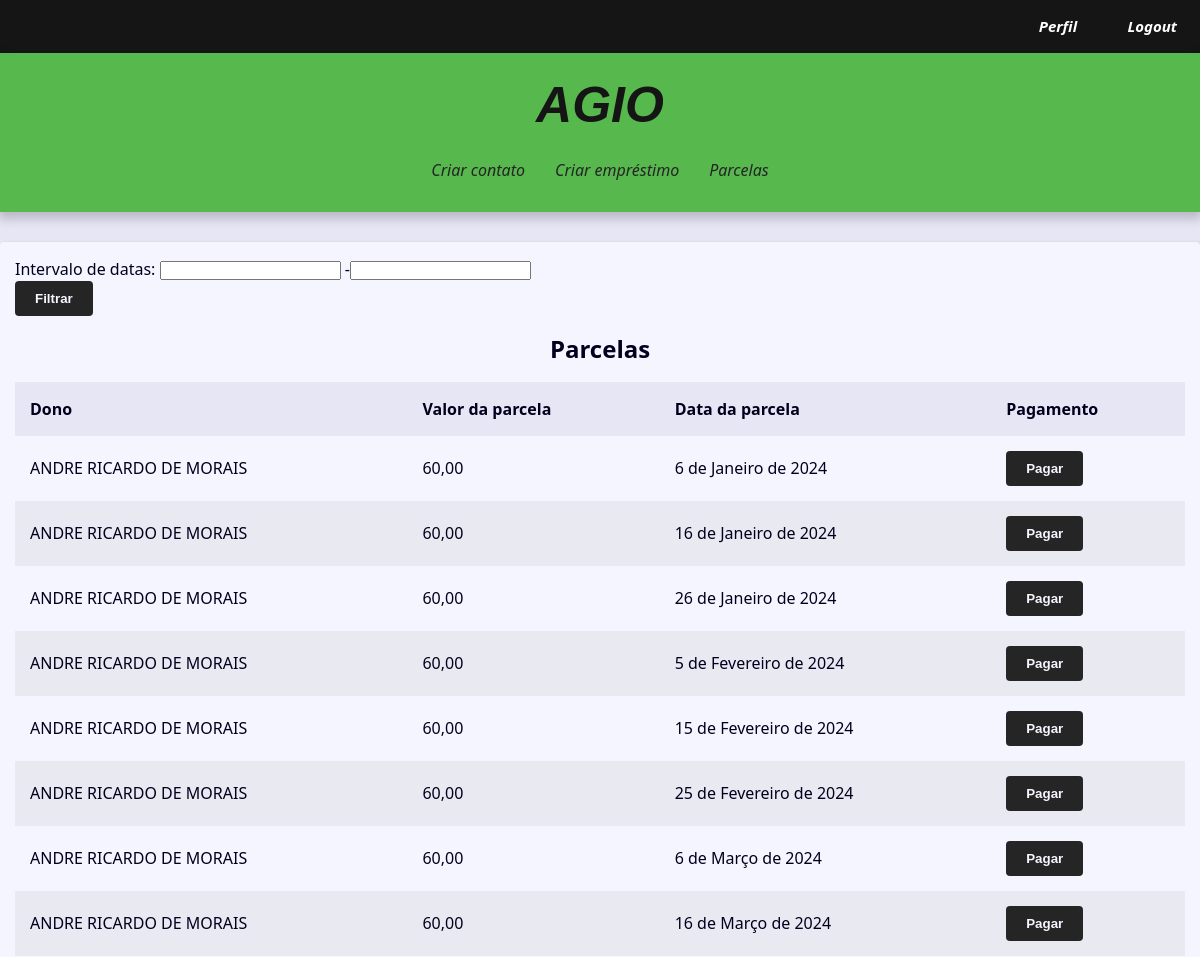
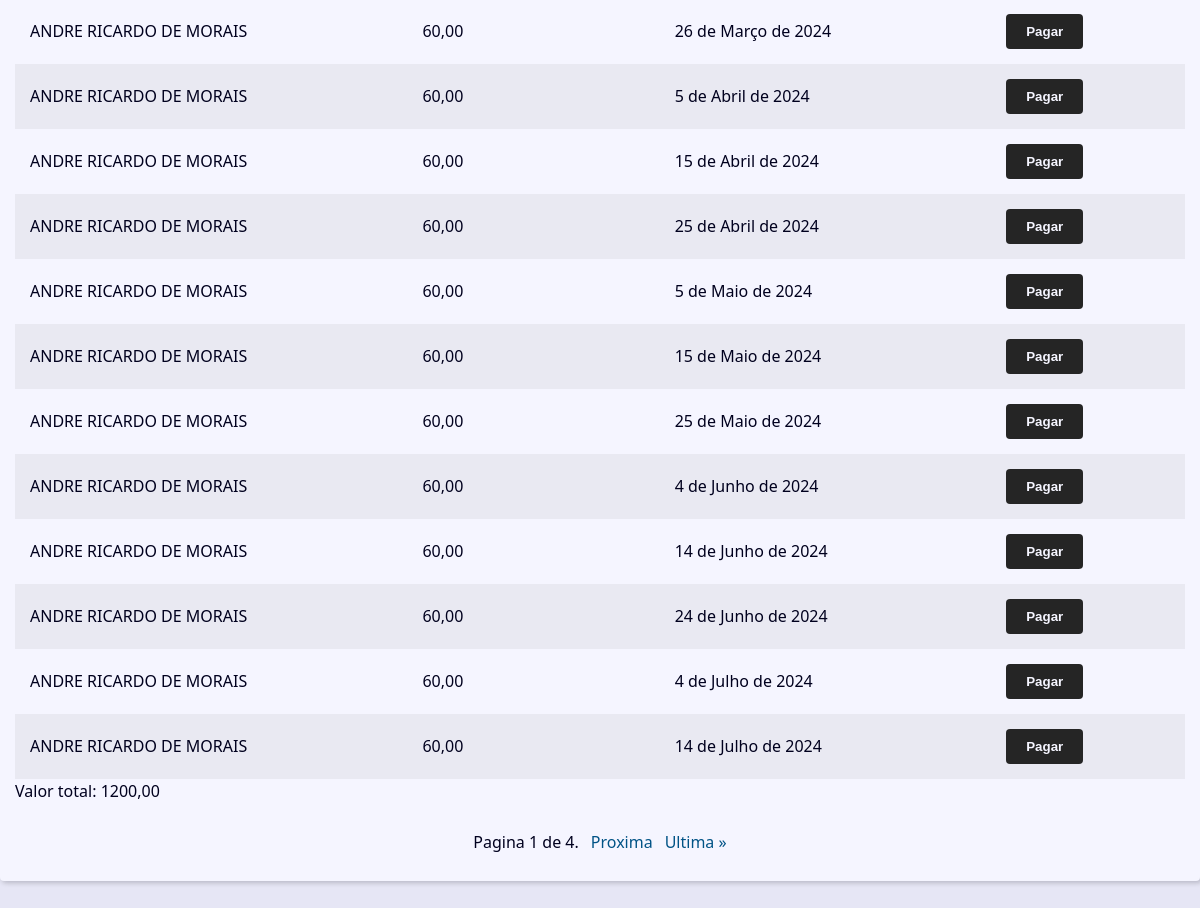
Screenshot of /parcelas/ (signed in) with the database file from the repository (2 pictures, top to bottom).
### contact/models.py (models this page shows, shortened)
class Parcelas(models.Model):
    class Meta:
        verbose_name_plural = 'Parcelas'
        verbose_name = 'Parcela'
    amount_per_installment = models.DecimalField(max_digits=10,
                            decimal_places=2, null=True)
    paid = models.BooleanField(default=False,)
    owner = models.ForeignKey(Loan, on_delete=models.SET_NULL, null=True)
    owner_user = models.ForeignKey(User, on_delete=models.SET_NULL, null=True)
    installment_date = models.DateField(default=timezone.now)

class Loan(models.Model):
    class Meta:
        verbose_name_plural = 'Emprstimos'
        verbose_name = 'Emprestimo'
    total_amount = models.DecimalField(max_digits=10, decimal_places=2,
                                       verbose_name='Valor')
    loan_date = models.DateField(default=timezone.now)
    total_installments = models.IntegerField(verbose_name='Parcelas')
    owner = models.ForeignKey(Contact, on_delete=models.SET_NULL, null=True,
                              verbose_name='Dono do emprestimo')
    fees = models.DecimalField(max_digits=10, decimal_places=0, default=0,
                               verbose_name='Taxa de juros')
    days = models.IntegerField(default=0, verbose_name='Dias')
    def __str__(self) -> str:
        return f'{self.owner}'

class Contact(models.Model):
    class Meta:
        verbose_name_plural = 'Usuarios'
        verbose_name = 'Usuario'
    first_name = models.CharField(max_length=50, verbose_name='Nome')
    last_name = models.CharField(max_length=50, blank=True,
                                  verbose_name='Sobrenome')
    phone = models.CharField(max_length=50, verbose_name='Telefone')
    email = models.EmailField(max_length=254, verbose_name='Email')
    created_date = models.DateTimeField(default=timezone.now)
    description = models.TextField(blank=True, verbose_name='Descrição')
    show = models.BooleanField(default=True)
    picture = models.ImageField(upload_to='pictures/%Y/%m/%d', blank=True, verbose_name='Imagem')
    owner = models.ForeignKey(User, on_delete=models.SET_NULL,
                              blank=True, null=True)
    def __str__(self) -> str:
        return f'{self.first_name} {self.last_name}'

### contact/views/contact_views.py (the view)
# urls.py: path('parcelas/', views.parcelas_filter, name='parcelas'),
@login_required(login_url='contact:login')
def parcelas_filter(request,):
    user = request.user
    single_installments = Parcelas.objects.filter(owner_user=user).order_by('owner')
    filter = ParcelasFilter(request.GET, queryset=single_installments)
    paginator = Paginator(single_installments, 5)
    page_number = request.GET.get("page")
    page_obj = paginator.get_page(page_number)
    total_value = 0
    for installment in filter.qs:
        if installment.owner_user == request.user:
            total_value += installment.amount_per_installment
    context = {
        'page_obj': page_obj,
        'site_title': 'parcelas/filter - ',
        'filter': filter,
        'total_value': total_value,
    }
    return render(request, 'contact/allparcelas.html', context,)

### contact/templates/contact/allparcelas.html (shortened to what this page needs)
{% extends "base.html" %}
{% block content %}
    <form method="GET">
        {{ filter.form.as_p }}
        <button class="btn" type="submit">Filtrar</button>
    </form>
    {% if filter.qs %}
        <div class="responsive-table">
            <table class="contacts-table">
                <caption class="table-caption">Parcelas</caption>
                <thead>
                    <tr class="table-row table-row-header">
                        <th class="table-header">Dono</th>
                        <th class="table-header">Valor da parcela</th>
                        <th class="table-header">Data da parcela</th>
                        <th class="table-header">Pagamento</th>
                    </tr>
                </thead>
                <tbody>
                    {% for installment in filter.qs %}
                        {% if installment.owner_user == user %}
                            <tr class="table-row">
                                <td class="table-cel">
                                    {{installment.owner}}
                                </td>
                                <td class="table-cel">
                                    {{installment.amount_per_installment}}
                                </td>
                                <td class="table-cel">
                                    {{installment.installment_date}}
                                </td>
                                <td class="table-cel">
                                    <form action="{% url 'contact:delete_parcela' parcela_id=installment.id %}" method="post">
                                        <button class="btn" type="submit">Pagar</button>
                                    </form>
                                </td>
                            </tr>
                        {% endif %}
                    {% endfor %}
                </tbody>
            </table>
        </div>
        <p>Valor total: {{ total_value }}</p>
    {% endif %}
{% endblock content %}

### base_static/global/css/style.css (style rules this page uses)
:root { --spacing: 1.5rem; --link-dark-color: rgb(0, 83, 134); --link-light-color: rgb(156, 217, 255); --clr-white: rgb(245, 245, 255); --clr-black: rgb(0, 0, 30); --clr-light-gray: rgb(230, 230, 245); --clr-dark-shadow-5: rgba(0, 0, 10, 5%); --clr-dark-shadow-10: rgba(0, 0, 10, 10%); --clr-dark-shadow-20: rgba(0, 0, 10, 20%); --clr-light-shadow-5: rgba(200, 200, 255, 5%); --clr-light-shadow-10: rgba(200, 200, 255, 10%); --clr-light-shadow-20: rgba(200, 200, 255, 20%); --main-page-width: 120rem; --table-min-width: 60rem; --biggest-font-size: 5rem; --bigger-font-size: 4rem; --big-font-size: 3.2rem; --medium-font-size: 2.4rem; --small-font-size: 1.6rem; --smaller-font-size: 1.4rem; --smallest-font-size: 1.2rem; --transition-fast: 300ms; --transition-medium: 600ms; --transition-slow: 1s; --default-border-radius: 4px; }
*, *::before, *::after { margin: 0; padding: 0; box-sizing: border-box; }
html { font-size: 62.5%; }
body { font-family: system-ui, -apple-system, BlinkMacSystemFont, 'Segoe UI', Roboto, Oxygen, Ubuntu, Cantarell, 'Open Sans', 'Helvetica Neue', sans-serif; line-height: 1.5; font-size: var(--small-font-size); color: var(--clr-black); -webkit-font-smoothing: antialiased; background: var(--clr-light-gray); }
.responsive-table { width: 100%; overflow-x: auto; }
.contacts-table { width: 100%; min-width: var(--table-min-width); border-collapse: collapse; }
.table-caption { font-size: var(--medium-font-size); font-weight: bold; padding: var(--spacing); }
.table-row { text-align: left; text-overflow: ellipsis; transition: background-color var(--transition-fast) ease-in-out; }
.table-row:nth-of-type(2n) { background: var(--clr-dark-shadow-5); }
.table-row-header { background: var(--clr-light-gray); color: var(--clr-black); }
.table-cel, .table-header { padding: var(--spacing); }
.btn { background-color: #252525; color: var(--clr-white); font-weight: bold; border: none; padding: 1rem 2rem; border-radius: var(--default-border-radius); cursor: pointer; transition: filter var(--transition-fast) ease-in-out; }

### rows the page displays
Parcelas: owner "ANDRE RICARDO DE MORAIS", amount_per_installment "60,00", installment_date "6 de Janeiro de 2024"
Parcelas: owner "ANDRE RICARDO DE MORAIS", amount_per_installment "60,00", installment_date "16 de Janeiro de 2024"
Parcelas: owner "ANDRE RICARDO DE MORAIS", amount_per_installment "60,00", installment_date "26 de Janeiro de 2024"
Parcelas: owner "ANDRE RICARDO DE MORAIS", amount_per_installment "60,00", installment_date "5 de Fevereiro de 2024"
Parcelas: owner "ANDRE RICARDO DE MORAIS", amount_per_installment "60,00", installment_date "15 de Fevereiro de 2024"
Parcelas: owner "ANDRE RICARDO DE MORAIS", amount_per_installment "60,00", installment_date "25 de Fevereiro de 2024"
Parcelas: owner "ANDRE RICARDO DE MORAIS", amount_per_installment "60,00", installment_date "6 de Março de 2024"
Parcelas: owner "ANDRE RICARDO DE MORAIS", amount_per_installment "60,00", installment_date "16 de Março de 2024"
Parcelas: owner "ANDRE RICARDO DE MORAIS", amount_per_installment "60,00", installment_date "26 de Março de 2024"
Parcelas: owner "ANDRE RICARDO DE MORAIS", amount_per_installment "60,00", installment_date "5 de Abril de 2024"
Parcelas: owner "ANDRE RICARDO DE MORAIS", amount_per_installment "60,00", installment_date "15 de Abril de 2024"
Parcelas: owner "ANDRE RICARDO DE MORAIS", amount_per_installment "60,00", installment_date "25 de Abril de 2024"
Parcelas: owner "ANDRE RICARDO DE MORAIS", amount_per_installment "60,00", installment_date "5 de Maio de 2024"
Parcelas: owner "ANDRE RICARDO DE MORAIS", amount_per_installment "60,00", installment_date "15 de Maio de 2024"
Parcelas: owner "ANDRE RICARDO DE MORAIS", amount_per_installment "60,00", installment_date "25 de Maio de 2024"
Parcelas: owner "ANDRE RICARDO DE MORAIS", amount_per_installment "60,00", installment_date "4 de Junho de 2024"
Parcelas: owner "ANDRE RICARDO DE MORAIS", amount_per_installment "60,00", installment_date "14 de Junho de 2024"
Parcelas: owner "ANDRE RICARDO DE MORAIS", amount_per_installment "60,00", installment_date "24 de Junho de 2024"
Parcelas: owner "ANDRE RICARDO DE MORAIS", amount_per_installment "60,00", installment_date "4 de Julho de 2024"
Parcelas: owner "ANDRE RICARDO DE MORAIS", amount_per_installment "60,00", installment_date "14 de Julho de 2024"

### other values shown
{{ total_value }} "1200,00"
{{ page_obj.number }} "1"
{{ page_obj.paginator.num_pages }} "4"
